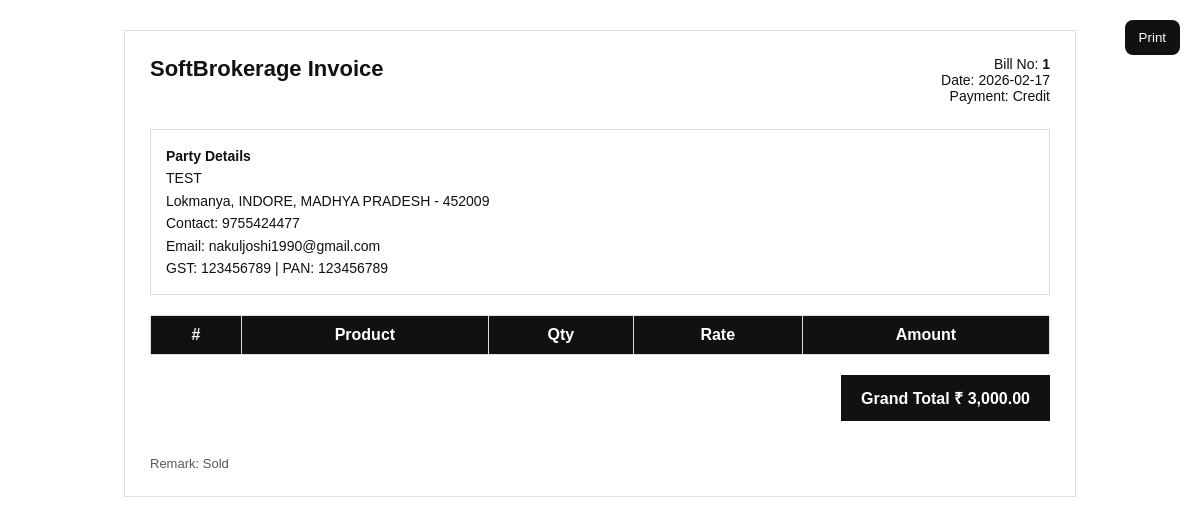
Page /api/sales/view_bill.php?entry_no=1 (signed in) on the committed database.
### tables this page shows
CREATE TABLE `sales_master` (
  `entry_no` int(11) NOT NULL,
  `entry_date` date NOT NULL,
  `party_id` int(11) NOT NULL,
  `remark` varchar(255) DEFAULT NULL,
  `grand_total` decimal(10,2) NOT NULL,
  `payment_mode` enum('Cash','Credit') NOT NULL,
  `created_at` timestamp NOT NULL DEFAULT current_timestamp(),
  `user_id` int(11) DEFAULT NULL
);

CREATE TABLE `party` (
  `party_name` varchar(120) NOT NULL,
  `area` varchar(120) DEFAULT NULL,
  `city` varchar(120) NOT NULL,
  `state` varchar(120) DEFAULT NULL,
  `pin_code` varchar(20) DEFAULT NULL,
  `contact_no` varchar(30) DEFAULT NULL,
  `gst_no` varchar(30) DEFAULT NULL,
  `pan_no` varchar(20) DEFAULT NULL,
  `email` varchar(120) DEFAULT NULL,
  `party_id` int(11) NOT NULL,
  `opening_balance` decimal(15,2) DEFAULT 0.00,
  `balance_type` enum('DB','CR') DEFAULT 'DB',
  `user_id` int(11) NOT NULL,
  `party_role_byr` tinyint(1) NOT NULL DEFAULT 1,
  `party_role_slr` tinyint(1) NOT NULL DEFAULT 1,
  `party_role_sb` tinyint(1) NOT NULL DEFAULT 0,
  `party_role_bb` tinyint(1) NOT NULL DEFAULT 0,
  `address1` varchar(200) DEFAULT NULL,
  `address2` varchar(200) DEFAULT NULL,
  `address3` varchar(200) DEFAULT NULL,
  `address4` varchar(200) DEFAULT NULL,
  `group_name` varchar(120) DEFAULT NULL,
  `category` varchar(120) DEFAULT NULL,
  `zone_area` varchar(120) DEFAULT NULL,
  `sms_ac` varchar(30) DEFAULT NULL,
  `mobile_no` varchar(30) DEFAULT NULL,
  `sms_ow` varchar(30) DEFAULT NULL,
  `proprietor` varchar(120) DEFAULT NULL,
  `fssai_no` varchar(40) DEFAULT NULL,
  `lock_date` date DEFAULT NULL,
  `party_type` varchar(30) DEFAULT NULL,
  `is_active` tinyint(1) NOT NULL DEFAULT 1,
  `multiple_sms_session` tinyint(1) NOT NULL DEFAULT 0,
  `cr_day` int(11) NOT NULL DEFAULT 0,
  `comp_group` varchar(120) DEFAULT NULL,
  `co_name` varchar(120) DEFAULT NULL,
  `remarks` text DEFAULT NULL,
  `office_address1` varchar(200) DEFAULT NULL,
  `office_address2` varchar(200) DEFAULT NULL,
  `office_address3` varchar(200) DEFAULT NULL,
  `office_city` varchar(120) DEFAULT NULL,
  `office_state` varchar(120) DEFAULT NULL,
  `office_pin` varchar(20) DEFAULT NULL,
  `office_phone` varchar(30) DEFAULT NULL,
  `office_mobile` varchar(30) DEFAULT NULL,
  `wp1` varchar(30) DEFAULT NULL,
  `wp2` varchar(30) DEFAULT NULL,
  `wp3` varchar(30) DEFAULT NULL,
  `wp4` varchar(30) DEFAULT NULL,
  `sms_reg` tinyint(1) NOT NULL DEFAULT 0,
  `wp_reg` tinyint(1) NOT NULL DEFAULT 0,
  `email_reg` tinyint(1) NOT NULL DEFAULT 0,
  `default_product_id` int(11) DEFAULT NULL,
  `default_brand_id` int(11) DEFAULT NULL,
  `deals_ids` varchar(500) NOT NULL DEFAULT ''
);

### api/sales/view_bill.php (the view, shortened to what this page needs)
<?php
require_once "../session.php";
$user_id=$_SESSION['user_id'];
$entry_no = (int)$_GET['entry_no'];
$sql = "
SELECT
sm.entry_no,
sm.entry_date,
sm.remark,
sm.grand_total,
sm.payment_mode,
p.party_name,
p.city,
p.state,
p.area,
p.pin_code,
p.contact_no,
p.gst_no,
p.pan_no,
p.email
FROM sales_master sm
JOIN party p ON p.party_id = sm.party_id
WHERE sm.entry_no = $entry_no AND sm.user_id = $user_id
";
$res = mysqli_query($con,$sql);
$bill = mysqli_fetch_assoc($res);
?>
<!DOCTYPE html>
<html>
<head>
</head>
<body>
<button class="print-btn" onclick="window.print()">Print</button>
<div class="invoice">
<div class="header">
<div class="company">SoftBrokerage Invoice</div>
<div class="meta">
Bill No: <b><?= $bill['entry_no'] ?></b><br>
Date: <?= $bill['entry_date'] ?><br>
Payment: <?= $bill['payment_mode'] ?>
</div>
</div>
<div class="party-box">
<b>Party Details</b><br>
<?= $bill['party_name'] ?><br>
<?= $bill['area'] ?>, <?= $bill['city'] ?>, <?= $bill['state'] ?> - <?= $bill['pin_code'] ?><br>
Contact: <?= $bill['contact_no'] ?><br>
Email: <?= $bill['email'] ?><br>
GST: <?= $bill['gst_no'] ?> | PAN: <?= $bill['pan_no'] ?>
</div>
<table>
<thead>
<tr>
<th>#</th>
<th>Product</th>
<th>Qty</th>
<th>Rate</th>
<th>Amount</th>
</tr>
</thead>
</table>
<div class="total">
<div class="total-box">
Grand Total ₹ <?= number_format($bill['grand_total'],2) ?>
</div>
</div>
<div class="footer">
Remark: <?= $bill['remark'] ?>
</div>
</div>
</body>
</html>

### api/sales/view_bill.php (style rules this page uses)
body { font-family:Arial; margin:0; padding:30px; background:#fff; color:#111; }
.invoice { max-width:900px; margin:auto; border:1px solid #ddd; padding:25px; }
.header { display:flex; justify-content:space-between; margin-bottom:25px; }
.company { font-size:22px; font-weight:700; }
.meta { text-align:right; font-size:14px; }
.party-box { border:1px solid #ddd; padding:15px; margin-bottom:20px; font-size:14px; line-height:1.6; }
table { width:100%; border-collapse:collapse; margin-top:10px; }
th,td { border:1px solid #ddd; padding:10px; text-align:center; }
th { background:#111; color:#fff; }
.total { margin-top:20px; display:flex; justify-content:flex-end; }
.total-box { background:#111; color:#fff; padding:12px 20px; font-weight:700; }
.footer { margin-top:35px; font-size:13px; opacity:.7; }
.print-btn { position:fixed; top:20px; right:20px; background:#111; color:#fff; padding:10px 14px; border:none; border-radius:8px; cursor:pointer; }

### rows in the picture
sales_master: entry_no "1", entry_date "2026-02-17", payment_mode "Credit", party.party_name "TEST", party.area "Lokmanya", party.city "INDORE", party.state "MADHYA PRADESH", party.pin_code "452009", party.contact_no "9755424477", party.email "nakuljoshi1990@gmail.com", party.gst_no "123456789", party.pan_no "123456789", grand_total "3,000.00", remark "Sold"
